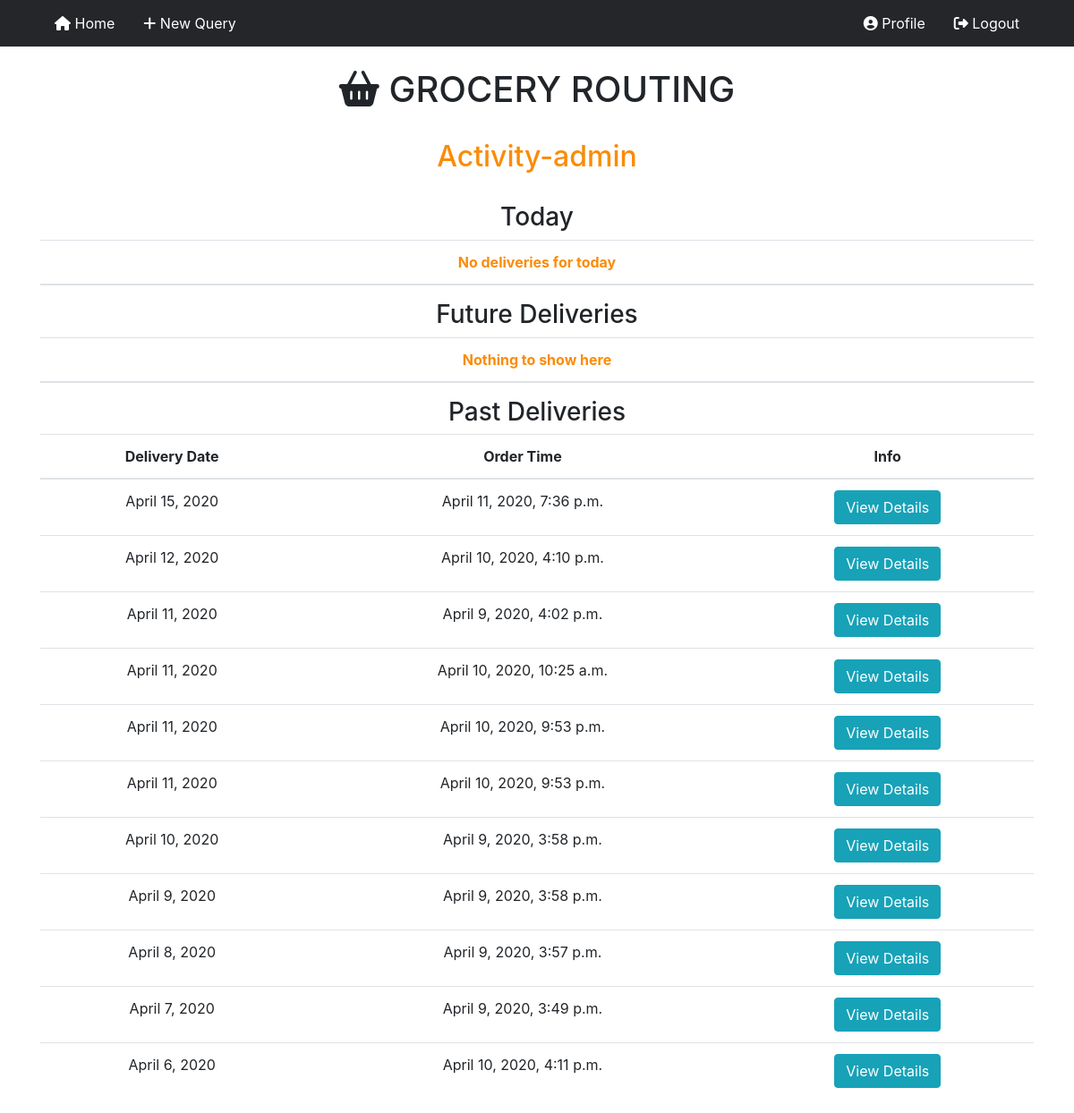
Page /profile/ (signed in) on the earlier database version.
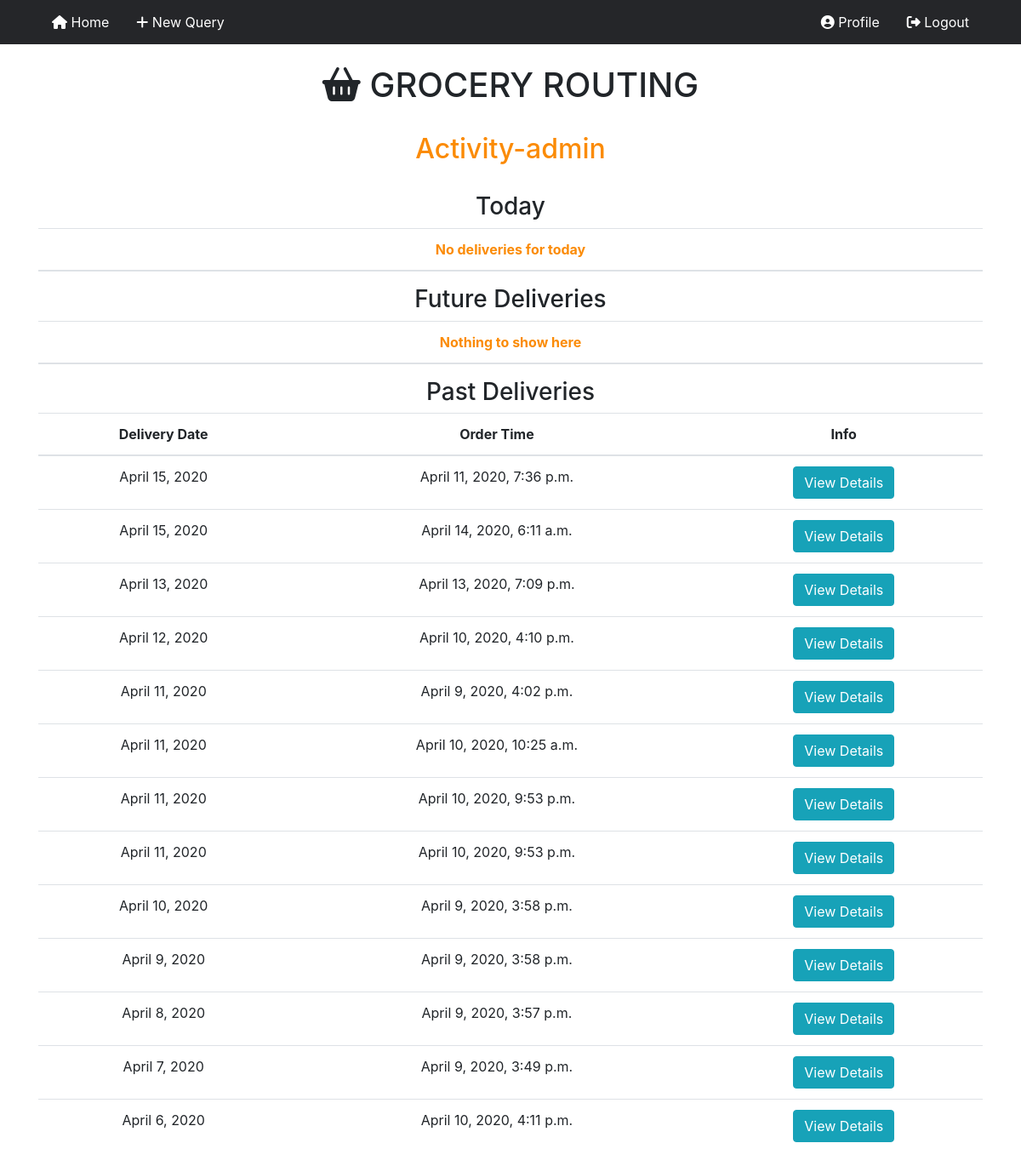
Same page on the later database version.
### routing/models.py (models this page shows)
class Session(models.Model):
	user = models.ForeignKey(User, on_delete=models.CASCADE)
	session = models.IntegerField(default = 0)
	delivery_date = models.DateField(help_text = 'Use MM/DD/YY format')
	homes = models.IntegerField(validators=[MinValueValidator(1), MaxValueValidator(49)])
	agents = models.IntegerField(validators=[MinValueValidator(1)])
	sesstime = models.DateTimeField(auto_now_add = True)
	warehouse_latitude = models.FloatField(validators=[MinValueValidator(-180), MaxValueValidator(180)])
	warehouse_longitude = models.FloatField(validators=[MinValueValidator(-180), MaxValueValidator(180)])
	def __str__(self):
		return f'{self.user}, {self.session}'

### users/views.py (the view)
# urls.py: path('profile/', user_views.profile, name = 'profile')
@login_required
def profile(request):
	sessions = Session.objects.filter(user = request.user).order_by('-session')
	ct = 0
	first = second = fl = 0
	for sess in sessions:
		ct += 1
		if ct == 1:
			first = sess
		else:
			agents = len(DeliveryAgent.objects.filter(session = sess))
			homes = len(Home.objects.filter(session = sess))
			if agents < sess.agents or homes < sess.homes:
				sess.delete()
			elif fl == 0:
				second = sess
				fl = 1
	agents = len(DeliveryAgent.objects.filter(session = first))
	homes = len(Home.objects.filter(session = first))
	if agents < first.agents or homes < first.homes:
		prof = request.user.profile
		prof.last_session = second
		prof.save()
		first.delete()
	future = []
	past = []
	today = []
	sessions = Session.objects.filter(user = request.user).exclude(session = 0).order_by('-delivery_date')
	for session in sessions:
		session.sesstime += timedelta(minutes=330)
		session.delivery_date += timedelta(minutes=330)
		if(session.delivery_date>date.today()):
			future.append(session)
		elif(session.delivery_date<date.today()):
			past.append(session)
		else:
			today.append(session)
	today.reverse()
	future.reverse()
	context = {
		'sessions': sessions,
		'future': future,
		'past': past,
		'today': today,
		'todaylen': len(today),
		'futurelen': len(future),
		'pastlen': len(past)
	}
	print(today, past, future)
	print(timezone.now())
	return render(request, 'users/profile.html', context)

### users/templates/users/profile.html (shortened to what this page needs)
{% extends "routing/base.html" %}
{% load crispy_forms_tags %}
{% block content %}
<div class="row"><div class="col-sm-12"><div class="text-center"><h2><font color="#fb8b06">Activity-{{user.username}}</font></h2></div></div></div>
<br>
<div class="row"><div class="col-sm-12"><div class="text-center"><h3>Today</h3></div></div></div>
<table class="table">
{% if todaylen != 0 %}
	<thead>
		<tr>
			<th><div class="text-center">Delivery Date</div></th>
			<th><div class="text-center">Order Time</div></th>
			<th><div class="text-center">Info</div></th>
		</tr>
		{% for session in today %}
			<tr>
				<td><div class="text-center">{{session.delivery_date}}</div></td>
				<td><div class="text-center">{{session.sesstime}}</div></td>
				<td><div class="text-center">
					<form action="{% url 'routing-result' session.session %}">
					  <button class ="btn btn-info">View Details</button>
					</form>
				</div></td>
			</tr>
		{% endfor %}
	</thead>
{% else %}
	<thead><tr><th><div class="text-center"><font color="#fb8b06">No deliveries for today</font></div></th></tr></thead>
{% endif %}
</table>
<div class="row"><div class="col-sm-12"><div class="text-center"><h3>Future Deliveries</h3></div></div></div>
<table class="table">
{% if futurelen != 0 %}
	<thead>
		<tr>
			<th><div class="text-center">Delivery Date</div></th>
			<th><div class="text-center">Order Time</div></th>
			<th><div class="text-center">Info</div></th>
		</tr>
		{% for session in future %}
			<tr>
				<td><div class="text-center">{{session.delivery_date}}</div></td>
				<td><div class="text-center">{{session.sesstime}}</div></td>
				<td><div class="text-center">
					<form action="{% url 'routing-result' session.session %}">
					  <button class ="btn btn-info">View Details</button>
					</form>
				</div></td>
			</tr>
		{% endfor %}
	</thead>
{% else %}
	<thead><tr><th><div class="text-center"><font color="#fb8b06">Nothing to show here</font></div></th></tr></thead>
{% endif %}
</table>
<div class="row"><div class="col-sm-12"><div class="text-center"><h3>Past Deliveries</h3></div></div></div>
<table class="table">
{% if pastlen != 0 %}
	<thead>
		<tr>
			<th><div class="text-center">Delivery Date</div></th>
			<th><div class="text-center">Order Time</div></th>
			<th><div class="text-center">Info</div></th>
		</tr>
		{% for session in past %}
			<tr>
				<td><div class="text-center">{{session.delivery_date}}</div></td>
				<td><div class="text-center">{{session.sesstime}}</div></td>
				<td><div class="text-center">
					<form action="{% url 'routing-result' session.session %}">
					  <button class ="btn btn-info">View Details</button>
					</form>
				</div></td>
			</tr>
		{% endfor %}
	</thead>
{% else %}
	<thead><tr><th><div class="text-center"><font color="#fb8b06">Nothing to show here</font></div></th></tr></thead>
{% endif %}
</table>
{% endblock %}

### routing/templates/routing/base.html (shortened to what this page needs)
{% load static %}
<!DOCTYPE html>
<html>
<head>
    <link rel="stylesheet" href="https://maxcdn.bootstrapcdn.com/bootstrap/4.0.0/css/bootstrap.min.css">
    <link rel="stylesheet" href="https://cdnjs.cloudflare.com/ajax/libs/font-awesome/4.7.0/css/font-awesome.min.css">
    <link rel="stylesheet" type="text/css" href="{% static 'main.css' %}">
</head>
<body>
	<div class="navbar11">
		<div class = "container">
		<a href="{% url 'routing-home' %}"><i class="fa fa-home" ></i> Home</a>
		<a href="{% url 'routing-solve' %}"><i class="fa fa-plus" ></i> New Query</a>
		{% if user.is_authenticated %}
		<div class = "rightelems">
			<a href="{% url 'profile' %}"><i class="fa fa-user-circle" ></i> Profile</a>
			<a href="{% url 'logout' %}"><i class="fas fa-sign-out-alt" ></i> Logout</a>
		</div>
		{% else %}
		<div class = "rightelems">
			<a href="{% url 'login' %}"><i class="fas fa-sign-in-alt"></i> Login</a>
			<a href="{% url 'register' %}"><i class="fas fa-user-plus"></i> Register</a>
		</div>
		{% endif %}
		</div>
	</div>
	<br>
	<div class = "container">
		<div class="text-center"><h1><i class="fas fa-shopping-basket"></i> GROCERY ROUTING</h1></div>
	<br>
	{% block content %} {% endblock %}
	</div>
</body>
</html>

### routing/static/main.css (style rules this page uses)
.rightelems { float: right; }
.navbar11 { overflow: hidden; background-color: #252629; }
.navbar11 a { float: left; font-size: 16px; color: white; text-align: center; padding: 14px 16px; text-decoration: none; }

Differences in the rows shown:
added Session: delivery_date "April 15, 2020", sesstime "April 14, 2020, 6:11 a.m."
added Session: delivery_date "April 13, 2020", sesstime "April 13, 2020, 7:09 p.m."
